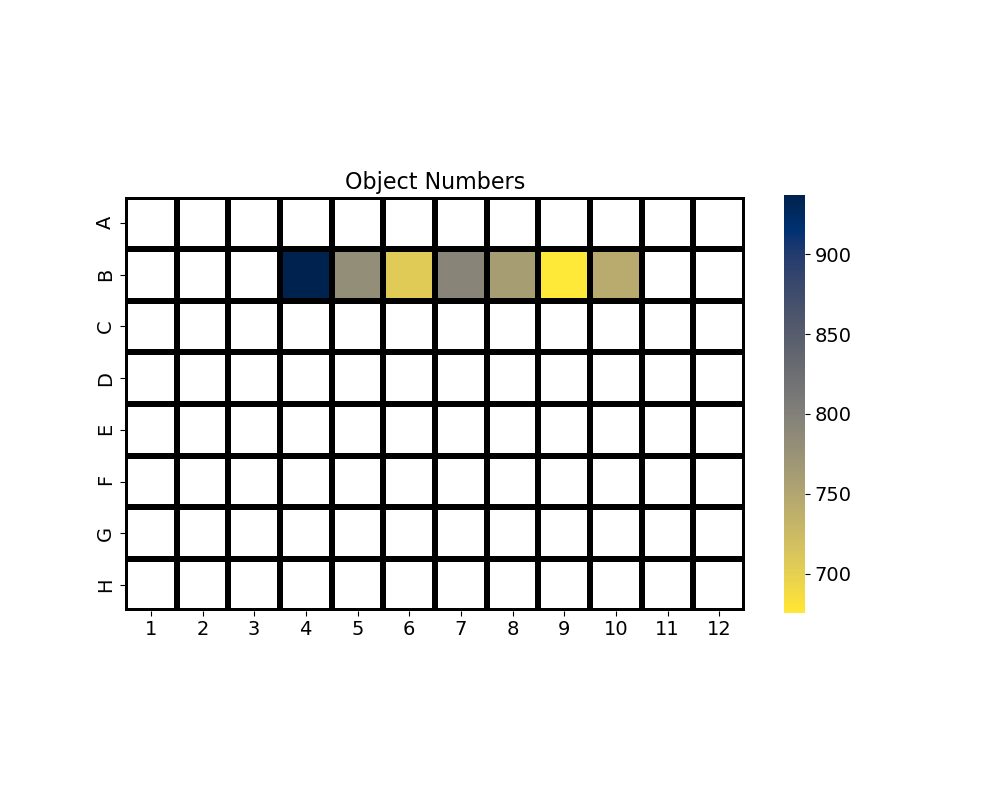
#> input picture testdata/WP96_4Pos_B4-10_DAPI_HM_Object Numbers.png, 1000 x 800 px; its folder holds only this picture in this run
$ python -i segmentation_tools.py   (imports and definitions only)   (older library calls are emulated)
#> lines starting #> are read from the running program, lines starting #| are printed output that depends on the picture; after the words box and inside, x2 and y2 are one past the last pixel; in counts of white or black regions, pixels touching at a corner belong together
# -*- coding: utf-8 -*-

#################################################################
# File        : segmentation_tools.py
# Author      : sebi06
#
# Kudos also to: https://github.com/haesleinhuepf/napari-segment-blobs-and-things-with-membranes/blob/main/docs/demo.ipynb
#
#
# Disclaimer: This code is purely experimental. Feel free to
# use it at your own risk.
#
#################################################################


import sys
from time import process_time, perf_counter
import os
from glob import glob
import logging
import numpy as np
import pandas as pd
import matplotlib.pyplot as plt
import matplotlib.colors as colors
import matplotlib.patches as mpatches
from skimage import io, measure, segmentation
from skimage import exposure
from skimage.exposure import rescale_intensity
from skimage.morphology import white_tophat, black_tophat, disk, square
from skimage.morphology import ball, closing, square, dilation
from skimage.morphology import remove_small_objects, remove_small_holes
from skimage.morphology import binary_opening
from skimage.feature import peak_local_max
from skimage.measure import label, regionprops
from skimage.filters import threshold_otsu, threshold_triangle, rank, median, gaussian, sobel
from skimage.segmentation import watershed
from skimage.color import label2rgb
from skimage.util import invert
from scipy.ndimage import distance_transform_edt
from scipy import ndimage
from typing import List, Dict, NamedTuple, Tuple, Optional, Type, Any, Union


class ObjParams(NamedTuple):
    name: str
    median: Optional[float]
    mean: Optional[float]

    """Just a little helper class"""


# [79 lines left out: functions get_params_median_mean, apply_watershed, not called in this run]


def apply_watershed_adv(image2d: np.ndarray,
                        segmented: np.ndarray,
                        filtermethod_ws: str = "median",
                        filtersize_ws: int = 3,
                        estimate_min_distance: bool = False,
                        min_distance: int = 10,
                        radius: int = 1) -> np.ndarray:
    """Apply advanced watershed to a binary image

    :param image2d: 2D image with pixel intensities
    :type image2d: NumPy.Array
    :param segmented: binary images from initial segmentation
    :type segmented: NumPy.Array
    :param filtermethod_ws: choice of filter method, defaults to 'median'
    :type filtermethod_ws: str, optional
    :param filtersize_ws: size parameter for the selected filter, defaults to 3
    :type filtersize_ws: int, optional
    :param estimate_min_distance: try to estimate the minimum distance.
    Overrides min_distance, defaults to False
    :type estimate_min_distance: bool, optional
    :param min_distance: minimum peak distance [pixel], defaults to 2
    :type min_distance: int, optional
    :param radius: radius for dilation disk, defaults to 1
    :type radius: int, optional
    :return: mask - binary mask with separated objects
    :rtype: NumPy.Array
    """

    # convert to float
    image2d = image2d.astype(np.float)

    # rescale 0-1
    image2d = rescale_intensity(image2d, in_range='image', out_range=(0, 1))

    # filter image
    if filtermethod_ws == 'median':
        image2d = median(image2d, disk(filtersize_ws))
    if filtermethod_ws == 'gauss':
        image2d = gaussian(image2d, sigma=filtersize_ws, mode='reflect')

    # create the seeds
    # if image2d.dtype == np.float64:
    #    image2d = image2d.astype(np.float32)
    labels = label(segmented).astype(np.int32)

    if estimate_min_distance:
        feretmax = get_params_median_mean(segmented,
                                          parameter="feret_diameter_max")

        min_distance = int(np.round(feretmax.median / 2 * 0.9, 0))
        print("Estimated Minimum Distance for Watershed:", min_distance)

    peak_idx = peak_local_max(image2d,
                              labels=labels,
                              min_distance=min_distance,
                              # num_peaks_per_label=1,
                              # indices=False
                              )

    # create peak mask
    peak_mask = np.zeros_like(image2d, dtype=bool)
    peak_mask[tuple(peak_idx.T)] = True

    # create the seeds
    seed = dilation(peak_mask, selem=disk(radius))

    # create watershed map
    watershed_map = -1 * distance_transform_edt(segmented)

    # create mask
    mask = watershed(watershed_map,
                     markers=label(seed),
                     mask=segmented,
                     watershed_line=True).astype(np.int)

    return mask


def segment_threshold(image2d: np.ndarray,
                      filtermethod='median',
                      filtersize=3,
                      threshold='triangle',
                      split_ws=True,
                      min_distance=30,
                      ws_method='ws_adv',
                      radius=1,
                      dtypemask=np.int16) -> np.ndarray:
    """Segment an image using the following steps:
    - filter image
    - threshold image
    - apply watershed

    :param image2d: 2D image with pixel intensities
    :type image2d: NumPy.Array
    :param filtermethod: choice of filter method, defaults to 'median'
    :type filtermethod: str, optional
    :param filtersize: size parameter for the selected filter, defaults to 3
    :type filtersize: int, optional
    :param threshold: choice of thresholding method, defaults to 'triangle'
    :type threshold: str, optional
    :param split_ws: enable splitting using watershed, defaults to True
    :type split_ws: bool, optional
    :param min_distance: minimum peak distance [pixel], defaults to 30
    :type min_distance: int, optional
    :param ws_method: choice of watershed method, defaults to 'ws_adv'
    :type ws_method: str, optional
    :param radius: radius for dilation disk, defaults to 1
    :type radius: int, optional
    :param dtypemask: datatype of output mask, defaults to np.int16
    :type dtypemask: np.dtype, optional
    :return: mask - binary mask
    :rtype: NumPy.Array
    """

    # filter image
    if filtermethod is None:
        image2d_filtered = image2d
    if filtermethod == 'median':
        image2d_filtered = median(image2d, selem=disk(filtersize))
    if filtermethod == 'gauss':
        image2d_filtered = gaussian(image2d, sigma=filtersize, mode='reflect')

    # threshold image and run marker-based watershed
    binary = autoThresholding(image2d_filtered, method=threshold)

    # apply watershed
    if split_ws:

        if ws_method == 'ws':
            mask = apply_watershed(binary,
                                   min_distance=min_distance)

        if ws_method == 'ws_adv':
            mask = apply_watershed_adv(image2d, binary,
                                       min_distance=min_distance,
                                       radius=radius)

    if not split_ws:
        # label the objects
        mask, num_features = ndimage.label(binary)
        mask = mask.astype(np.int)

    return mask.astype(dtypemask)


def autoThresholding(image2d: np.ndarray,
                     method='triangle',
                     radius=10,
                     value=50) -> np.ndarray:
    """Autothreshold an 2D intensity image which is calculated using:
    binary = image2d >= thresh

    :param image2d: input image for thresholding
    :type image2d: NumPy.Array
    :param method: choice of thresholding method, defaults to 'triangle'
    :type method: str, optional
    :param radius: radius of disk when using local Otsu threshold, defaults to 10
    :type radius: int, optional
    :param value: manual threshold value, defaults to 50
    :type value: int, optional
    :return: binary - binary mask from thresholding
    :rtype: NumPy.Array
    """

    # calculate global Otsu threshold
    if method == 'global_otsu':
        thresh = threshold_otsu(image2d)

    # calculate local Otsu threshold
    if method == 'local_otsu':
        thresh = rank.otsu(image2d, disk(radius))

    if method == 'value_based':
        thresh = value

    if method == 'triangle':
        thresh = threshold_triangle(image2d)

    binary = image2d >= thresh

    return binary


# [202 lines left out: functions subtract_background, sobel_3d, split_touching_objects, erode_labels, area_filter, filter_labels, not called in this run]

>>> import cv2
>>> picture = cv2.imread('../testdata/WP96_4Pos_B4-10_DAPI_HM_Object Numbers.png', cv2.IMREAD_GRAYSCALE)
#> picture: shape (800, 1000); min 0, max 255, mean 232.7
>>> result = segment_threshold(picture)
#> in autoThresholding, `thresh = threshold_triangle(image2d)`: thresh = 254
#> in autoThresholding, `binary = image2d >= thresh`:
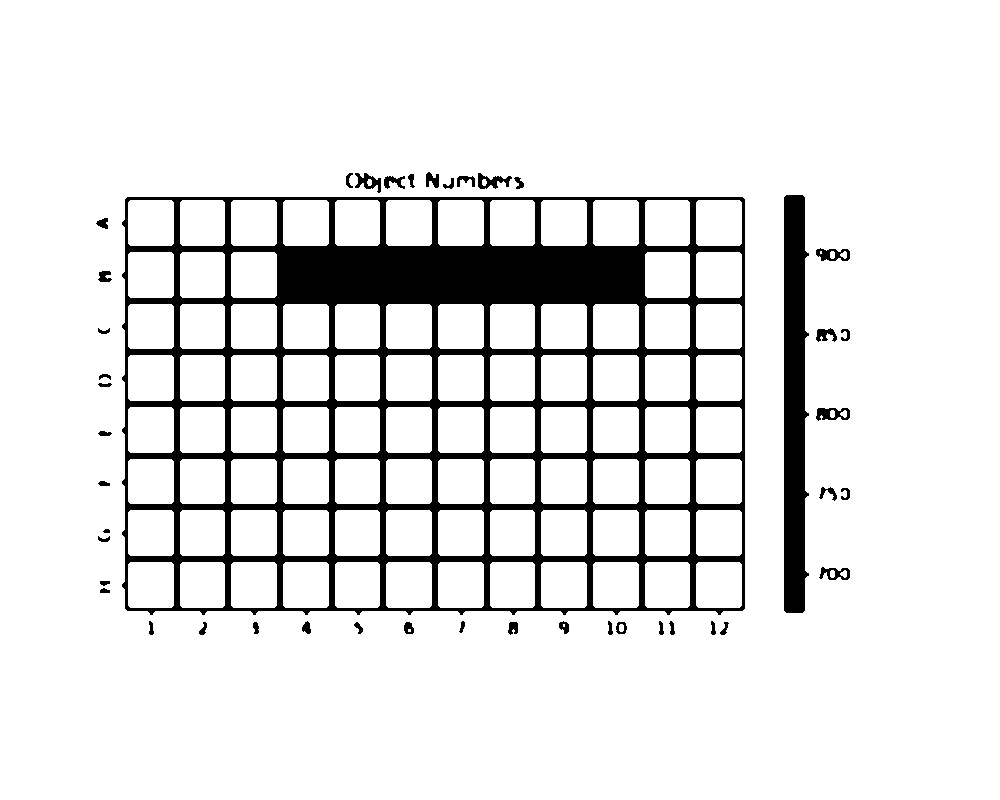
#> binary: shape (800, 1000) bool; 89.4% white; 44 black regions, largest, box (x1, y1, x2, y2) and area: (122, 197, 745, 615) 72224, (784, 195, 809, 613) 8856, (816, 408, 850, 421) 277
#> in apply_watershed_adv, `labels = label(segmented).astype(np.int32)`:
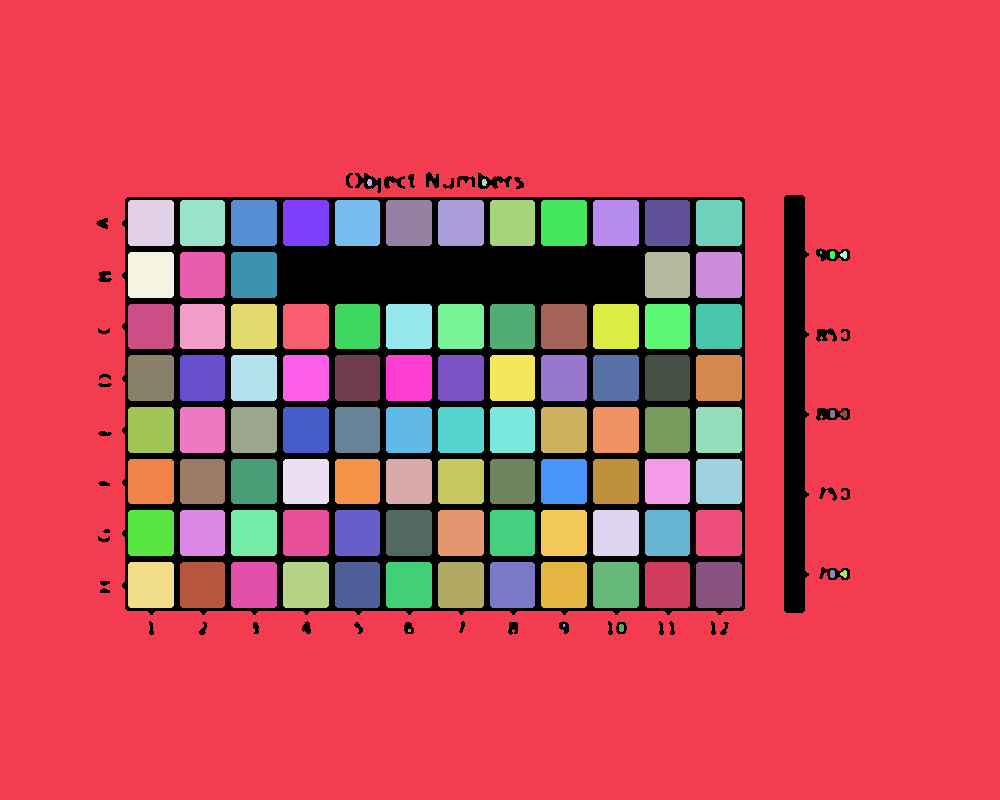
#> labels: shape (800, 1000) int32; 103 distinct labels, from 0 to 102; one colour per label, 0 black
#> in apply_watershed_adv, `peak_idx = peak_local_max(image2d, labels=labels, min_distance=min_dis..`: peak_idx = 542 pairs, first value 30 to 761, second value 30 to 960
#> in apply_watershed_adv, `watershed_map = -1 * distance_transform_edt(segmented)`:
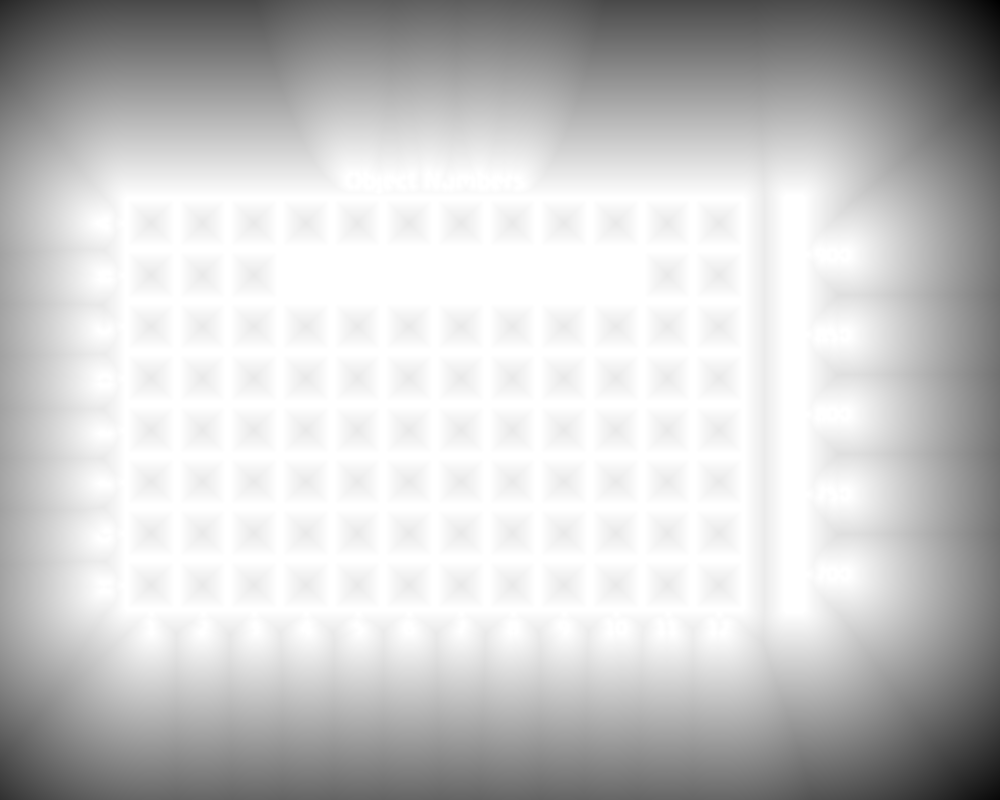
#> watershed_map: shape (800, 1000) float64; min -277.2, max 0, mean -59.51; drawn with min black and max white
#> in apply_watershed_adv, `mask = watershed(watershed_map, markers=label(seed), mask=segmented, w..`:
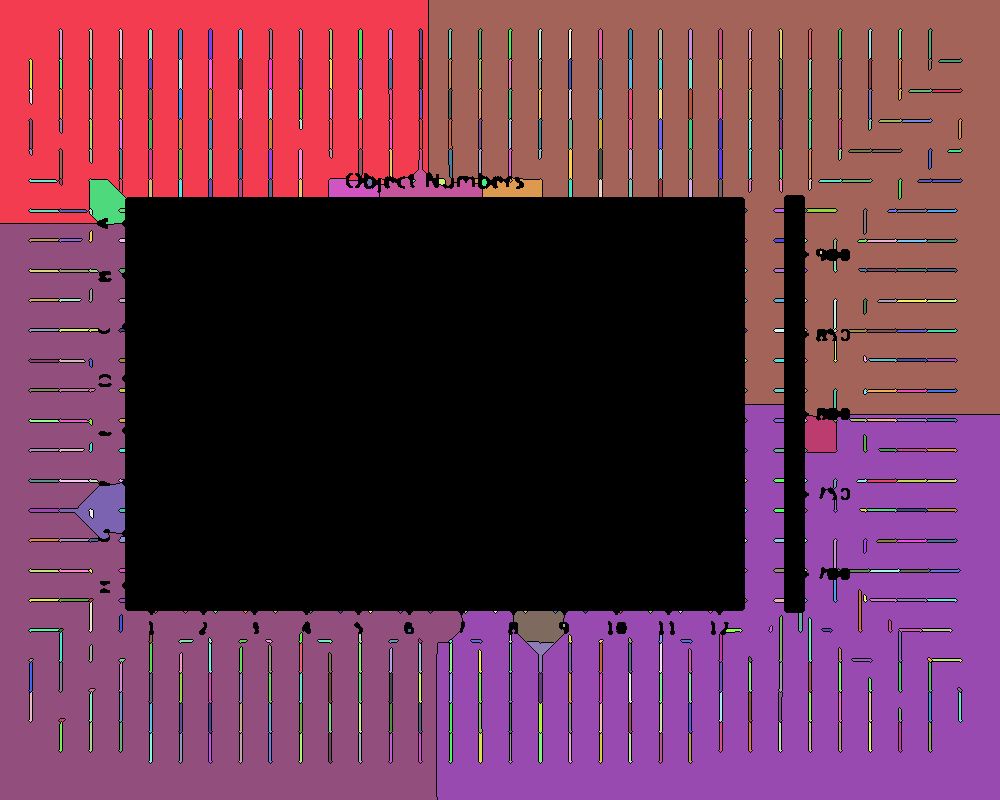
#> mask: shape (800, 1000) int64; 543 distinct labels, from 0 to 542; one colour per label, 0 black
#> in apply_watershed_adv, `mask = watershed(watershed_map, markers=label(seed), mask=segmented, w..`: seed: shape (800, 1000) bool; 0.34% white in thin lines or dots, all inside (x1, y1, x2, y2) = (29, 29, 962, 763)
#> in segment_threshold, `return mask.astype(dtypemask)`:
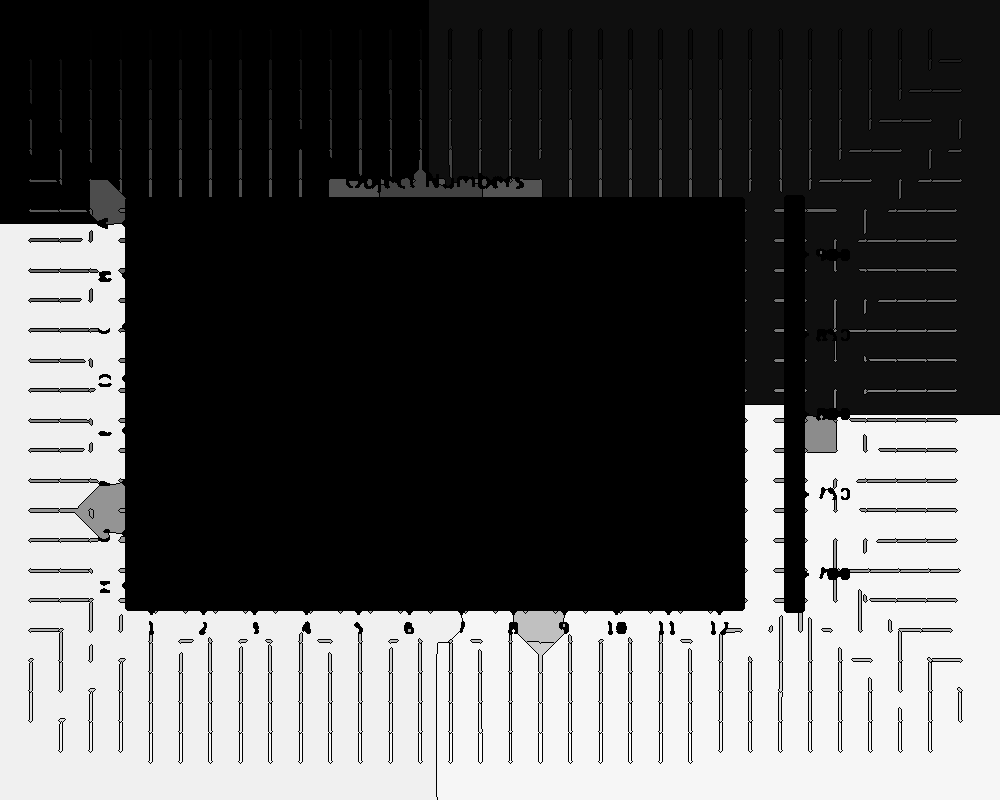
#> returned value: shape (800, 1000) int16; min 0, max 542, mean 180.1; drawn with min black and max white
